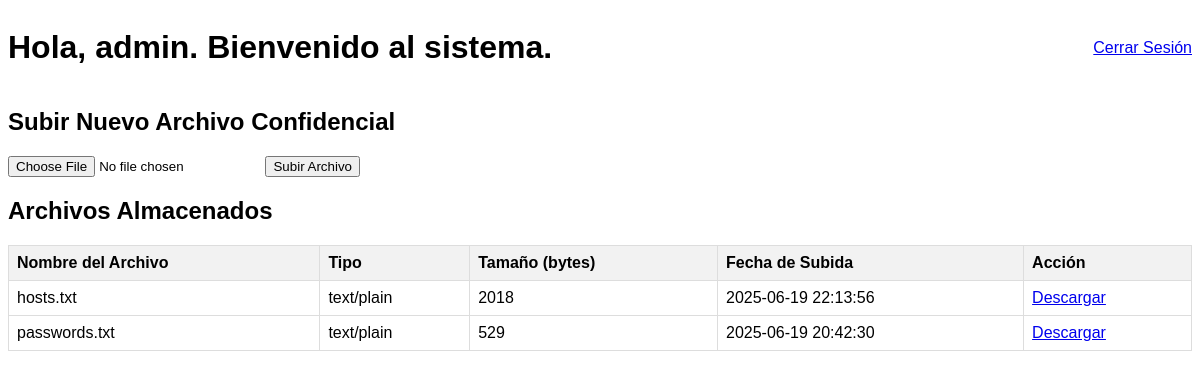
/portal.php (signed in), run on the app's committed database.
### tables this page shows
CREATE TABLE `archivos` (
  `id` int(11) NOT NULL AUTO_INCREMENT,
  `nombre_archivo` varchar(255) NOT NULL,
  `tipo_archivo` varchar(100) NOT NULL,
  `tamano_archivo` int(11) NOT NULL,
  `datos_archivo` longblob NOT NULL,
  `fecha_subida` timestamp NULL DEFAULT current_timestamp(),
  `subido_por` int(11) DEFAULT NULL,
  PRIMARY KEY (`id`),
  KEY `subido_por` (`subido_por`),
  CONSTRAINT `archivos_ibfk_1` FOREIGN KEY (`subido_por`) REFERENCES `usuarios` (`id`)
);

### portal.php (the view, shortened to what this page needs)
<?php
require_once "config.php";
$files = [];
$sql = "SELECT id, nombre_archivo, tipo_archivo, tamano_archivo, fecha_subida FROM archivos ORDER BY fecha_subida DESC";
if($result = $mysqli->query($sql)){
    if($result->num_rows > 0){
        while($row = $result->fetch_assoc()){
            $files[] = $row;
        }
    }
}
?>
<!DOCTYPE html>
<html lang="es">
<head>
</head>
<body>
    <div class="page-header">
        <h1>Hola, <b><?php echo htmlspecialchars($_SESSION["usuario"]); ?></b>. Bienvenido al sistema.</h1>
        <a href="logout.php">Cerrar Sesión</a>
    </div>
    <h2>Subir Nuevo Archivo Confidencial</h2>
    <form action="upload_process.php" method="post" enctype="multipart/form-data">
        <input type="file" name="archivo" required>
        <input type="submit" value="Subir Archivo">
    </form>
    <h2>Archivos Almacenados</h2>
    <?php if(!empty($files)): ?>
    <table>
        <thead>
            <tr>
                <th>Nombre del Archivo</th>
                <th>Tipo</th>
                <th>Tamaño (bytes)</th>
                <th>Fecha de Subida</th>
                <th>Acción</th>
            </tr>
        </thead>
        <tbody>
            <?php foreach($files as $file): ?>
            <tr>
                <td><?php echo htmlspecialchars($file['nombre_archivo']); ?></td>
                <td><?php echo htmlspecialchars($file['tipo_archivo']); ?></td>
                <td><?php echo $file['tamano_archivo']; ?></td>
                <td><?php echo $file['fecha_subida']; ?></td>
                <td><a href="view_file.php?id=<?php echo $file['id']; ?>">Descargar</a></td>
            </tr>
            <?php endforeach; ?>
        </tbody>
    </table>
    <?php else: ?>
    <p>No hay archivos almacenados en la base de datos.</p>
    <?php endif; ?>
</body>
</html>

### portal.php (style rules this page uses)
body { font-family: sans-serif; }
.page-header { display: flex; justify-content: space-between; align-items: center; }
table { width: 100%; border-collapse: collapse; margin-top: 20px; }
th, td { border: 1px solid #ddd; padding: 8px; text-align: left; }
th { background-color: #f2f2f2; }

### data on the page
archivos: nombre_archivo "hosts.txt", tipo_archivo "text/plain", tamano_archivo "2018", fecha_subida "2025-06-19 22:13:56"
archivos: nombre_archivo "passwords.txt", tipo_archivo "text/plain", tamano_archivo "529", fecha_subida "2025-06-19 20:42:30"

### other printed values
$_SESSION["usuario"] "admin"
